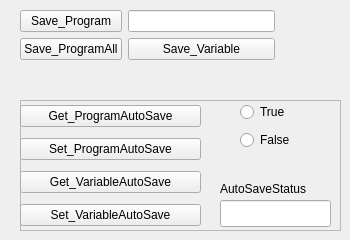
     <widget class="QWidget" name="tabSave">
      <attribute name="title">
       <string>Save</string>
      </attribute>
      <widget class="QFrame" name="frame_3">
       <property name="geometry">
        <rect>
         <x>20</x>
         <y>100</y>
         <width>321</width>
         <height>131</height>
        </rect>
       </property>
       <property name="frameShape">
        <enum>QFrame::StyledPanel</enum>
       </property>
       <property name="frameShadow">
        <enum>QFrame::Raised</enum>
       </property>
       <widget class="QWidget" name="verticalLayoutWidget_7">
        <property name="geometry">
         <rect>
          <x>0</x>
          <y>0</y>
          <width>181</width>
          <height>134</height>
         </rect>
        </property>
        <layout class="QVBoxLayout" name="verticalLayout_6">
         <item>
          <widget class="QPushButton" name="btnGetProgramAutoSave">
           <property name="text">
            <string>Get_ProgramAutoSave</string>
           </property>
          </widget>
         </item>
         <item>
          <widget class="QPushButton" name="btnSetProgramAutoSave">
           <property name="text">
            <string>Set_ProgramAutoSave</string>
           </property>
          </widget>
         </item>
         <item>
          <widget class="QPushButton" name="btnGetVariableAutoSave">
           <property name="text">
            <string>Get_VariableAutoSave</string>
           </property>
          </widget>
         </item>
         <item>
          <widget class="QPushButton" name="btnSetVariableAutoSave">
           <property name="text">
            <string>Set_VariableAutoSave</string>
           </property>
          </widget>
         </item>
        </layout>
       </widget>
       <widget class="QWidget" name="verticalLayoutWidget_10">
        <property name="geometry">
         <rect>
          <x>220</x>
          <y>0</y>
          <width>101</width>
          <height>52</height>
         </rect>
        </property>
        <layout class="QVBoxLayout" name="verticalLayout_9">
         <item>
          <widget class="QRadioButton" name="rbtn_AutoSaveTrue">
           <property name="text">
            <string>True</string>
           </property>
          </widget>
         </item>
         <item>
          <widget class="QRadioButton" name="rbtn_AutoSaveFalse">
           <property name="text">
            <string>False</string>
           </property>
          </widget>
         </item>
        </layout>
       </widget>
       <widget class="QLineEdit" name="txtAutoSaveStatus">
        <property name="geometry">
         <rect>
          <x>200</x>
          <y>100</y>
          <width>111</width>
          <height>27</height>
         </rect>
        </property>
       </widget>
       <widget class="QLabel" name="label_7">
        <property name="geometry">
         <rect>
          <x>200</x>
          <y>80</y>
          <width>111</width>
          <height>17</height>
         </rect>
        </property>
        <property name="text">
         <string>AutoSaveStatus</string>
        </property>
       </widget>
      </widget>
      <widget class="QWidget" name="gridLayoutWidget_3">
       <property name="geometry">
        <rect>
         <x>20</x>
         <y>10</y>
         <width>255</width>
         <height>80</height>
        </rect>
       </property>
       <layout class="QGridLayout" name="gridLayout_3">
        <item row="1" column="1">
         <widget class="QPushButton" name="btnSaveVariable">
          <property name="text">
           <string>Save_Variable</string>
          </property>
         </widget>
        </item>
        <item row="0" column="1">
         <widget class="QLineEdit" name="txtSaveProgram"/>
        </item>
        <item row="1" column="0">
         <widget class="QPushButton" name="btnSaveProgramAll">
          <property name="text">
           <string>Save_ProgramAll</string>
          </property>
         </widget>
        </item>
        <item row="0" column="0">
         <widget class="QPushButton" name="btnSaveProgram">
          <property name="text">
           <string>Save_Program</string>
          </property>
         </widget>
        </item>
        <item row="2" column="0">
         <spacer name="verticalSpacer_6">
          <property name="orientation">
           <enum>Qt::Vertical</enum>
          </property>
          <property name="sizeHint" stdset="0">
           <size>
            <width>20</width>
            <height>40</height>
           </size>
          </property>
         </spacer>
        </item>
       </layout>
      </widget>
     </widget>
